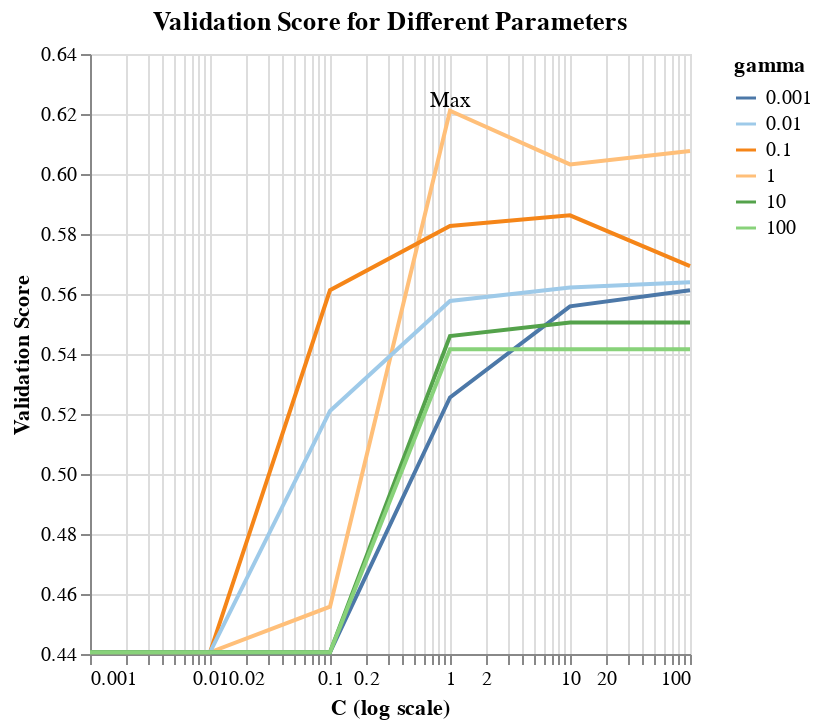

Notebook code cell kept with this figure:
### Code cell
plot = alt.Chart(rbf_df, title="Validation Score for Different Parameters for RBF SVM").mark_line().encode(
    x=alt.X('param_svc__C', title='C (log scale)', scale=alt.Scale(type='log')),
    y=alt.Y('mean_test_score', title='Validation Score').scale(zero=False),
    color=alt.Color('param_svc__gamma:O', title='gamma').scale(scheme='tableau20')
)

plot + alt.Chart(rbf_df.head(1)).mark_text(dy=-5).encode(
    x='param_svc__C',
    y="mean_test_score",
    text=alt.value('Max'))

### Figure 1 — Vega-Lite specification as saved in the notebook (floating-point values rounded to 4 significant figures)
{"config": {"view": {"continuousWidth": 300, "continuousHeight": 300}}, "layer": [{"data": {"name": "data-084ef53b5fec42dbfb4aab78eaf9ba09"}, "mark": {"type": "line"}, "encoding": {"color": {"field": "param_svc__gamma", "scale": {"scheme": "tableau20"}, "title": "gamma", "type": "ordinal"}, "x": {"field": "param_svc__C", "scale": {"type": "log"}, "title": "C (log scale)", "type": "quantitative"}, "y": {"field": "mean_test_score", "scale": {"zero": false}, "title": "Validation Score", "type": "quantitative"}}, "title": "Validation Score for Different Parameters"}, {"data": {"name": "data-f6c3685c6523f8d9c118a86d8795c9f1"}, "mark": {"type": "text", "dy": -5}, "encoding": {"text": {"value": "Max"}, "x": {"field": "param_svc__C", "type": "quantitative"}, "y": {"field": "mean_test_score", "type": "quantitative"}}}], "$schema": "https://vega.github.io/schema/vega-lite/v5.15.1.json", "datasets": {"data-084ef53b5fec42dbfb4aab78eaf9ba09": [{"mean_test_score": 0.6211, "mean_train_score": 0.8416, "param_svc__gamma": 1.0, "param_svc__C": 1.0, "mean_fit_time": 0.1022}, {"mean_test_score": 0.6077, "mean_train_score": 1.0, "param_svc__gamma": 1.0, "param_svc__C": 100.0, "mean_fit_time": 0.1142}, {"mean_test_score": 0.6032, "mean_train_score": 0.9917, "param_svc__gamma": 1.0, "param_svc__C": 10.0, "mean_fit_time": 0.1077}, {"mean_test_score": 0.5862, "mean_train_score": 0.7131, "param_svc__gamma": 0.1, "param_svc__C": 10.0, "mean_fit_time": 0.07608}, {"mean_test_score": 0.5827, "mean_train_score": 0.6374, "param_svc__gamma": 0.1, "param_svc__C": 1.0, "mean_fit_time": 0.06245}, {"mean_test_score": 0.5693, "mean_train_score": 0.8105, "param_svc__gamma": 0.1, "param_svc__C": 100.0, "mean_fit_time": 0.1353}, {"mean_test_score": 0.5639, "mean_train_score": 0.6296, "param_svc__gamma": 0.01, "param_svc__C": 100.0, "mean_fit_time": 0.09095}, {"mean_test_score": 0.5622, "mean_train_score": 0.5929, "param_svc__gamma": 0.01, "param_svc__C": 10.0, "mean_fit_time": 0.07352}, {"mean_test_score": 0.5613, "mean_train_score": 0.5771, "param_svc__gamma": 0.001, "param_svc__C": 100.0, "mean_fit_time": 0.0749}, {"mean_test_score": 0.5613, "mean_train_score": 0.5766, "param_svc__gamma": 0.1, "param_svc__C": 0.1, "mean_fit_time": 0.0741}, {"mean_test_score": 0.5577, "mean_train_score": 0.5688, "param_svc__gamma": 0.01, "param_svc__C": 1.0, "mean_fit_time": 0.06018}, {"mean_test_score": 0.5559, "mean_train_score": 0.5666, "param_svc__gamma": 0.001, "param_svc__C": 10.0, "mean_fit_time": 0.06617}, {"mean_test_score": 0.5505, "mean_train_score": 1.0, "param_svc__gamma": 10.0, "param_svc__C": 10.0, "mean_fit_time": 0.142}, {"mean_test_score": 0.5505, "mean_train_score": 1.0, "param_svc__gamma": 10.0, "param_svc__C": 100.0, "mean_fit_time": 0.1293}, {"mean_test_score": 0.546, "mean_train_score": 0.9978, "param_svc__gamma": 10.0, "param_svc__C": 1.0, "mean_fit_time": 0.1311}, {"mean_test_score": 0.5416, "mean_train_score": 1.0, "param_svc__gamma": 100.0, "param_svc__C": 10.0, "mean_fit_time": 0.2001}, {"mean_test_score": 0.5416, "mean_train_score": 1.0, "param_svc__gamma": 100.0, "param_svc__C": 1.0, "mean_fit_time": 0.192}, {"mean_test_score": 0.5416, "mean_train_score": 1.0, "param_svc__gamma": 100.0, "param_svc__C": 100.0, "mean_fit_time": 0.1623}, {"mean_test_score": 0.5255, "mean_train_score": 0.5286, "param_svc__gamma": 0.001, "param_svc__C": 1.0, "mean_fit_time": 0.06181}, {"mean_test_score": 0.521, "mean_train_score": 0.5257, "param_svc__gamma": 0.01, "param_svc__C": 0.1, "mean_fit_time": 0.06023}, {"mean_test_score": 0.4558, "mean_train_score": 0.4739, "param_svc__gamma": 1.0, "param_svc__C": 0.1, "mean_fit_time": 0.09815}, {"mean_test_score": 0.4406, "mean_train_score": 0.4406, "param_svc__gamma": 0.001, "param_svc__C": 0.001, "mean_fit_time": 0.03525}, {"mean_test_score": 0.4406, "mean_train_score": 0.4406, "param_svc__gamma": 0.001, "param_svc__C": 0.1, "mean_fit_time": 0.05726}, {"mean_test_score": 0.4406, "mean_train_score": 0.4406, "param_svc__gamma": 100.0, "param_svc__C": 0.01, "mean_fit_time": 0.156}, {"mean_test_score": 0.4406, "mean_train_score": 0.4406, "param_svc__gamma": 10.0, "param_svc__C": 0.01, "mean_fit_time": 0.1036}, {"mean_test_score": 0.4406, "mean_train_score": 0.4406, "param_svc__gamma": 1.0, "param_svc__C": 0.01, "mean_fit_time": 0.07616}, {"mean_test_score": 0.4406, "mean_train_score": 0.4406, "param_svc__gamma": 0.1, "param_svc__C": 0.01, "mean_fit_time": 0.06112}, {"mean_test_score": 0.4406, "mean_train_score": 0.4406, "param_svc__gamma": 0.01, "param_svc__C": 0.01, "mean_fit_time": 0.05316}, {"mean_test_score": 0.4406, "mean_train_score": 0.4406, "param_svc__gamma": 0.001, "param_svc__C": 0.01, "mean_fit_time": 0.06828}, {"mean_test_score": 0.4406, "mean_train_score": 0.4406, "param_svc__gamma": 100.0, "param_svc__C": 0.001, "mean_fit_time": 0.1074}, {"mean_test_score": 0.4406, "mean_train_score": 0.4406, "param_svc__gamma": 10.0, "param_svc__C": 0.001, "mean_fit_time": 0.05943}, {"mean_test_score": 0.4406, "mean_train_score": 0.4406, "param_svc__gamma": 1.0, "param_svc__C": 0.001, "mean_fit_time": 0.06109}, {"mean_test_score": 0.4406, "mean_train_score": 0.4406, "param_svc__gamma": 0.1, "param_svc__C": 0.001, "mean_fit_time": 0.04833}, {"mean_test_score": 0.4406, "mean_train_score": 0.4406, "param_svc__gamma": 0.01, "param_svc__C": 0.001, "mean_fit_time": 0.03968}, {"mean_test_score": 0.4406, "mean_train_score": 0.4406, "param_svc__gamma": 10.0, "param_svc__C": 0.1, "mean_fit_time": 0.1222}, {"mean_test_score": 0.4406, "mean_train_score": 0.4406, "param_svc__gamma": 100.0, "param_svc__C": 0.1, "mean_fit_time": 0.1912}], "data-f6c3685c6523f8d9c118a86d8795c9f1": [{"mean_test_score": 0.6211, "mean_train_score": 0.8416, "param_svc__gamma": 1.0, "param_svc__C": 1.0, "mean_fit_time": 0.1022}]}}
